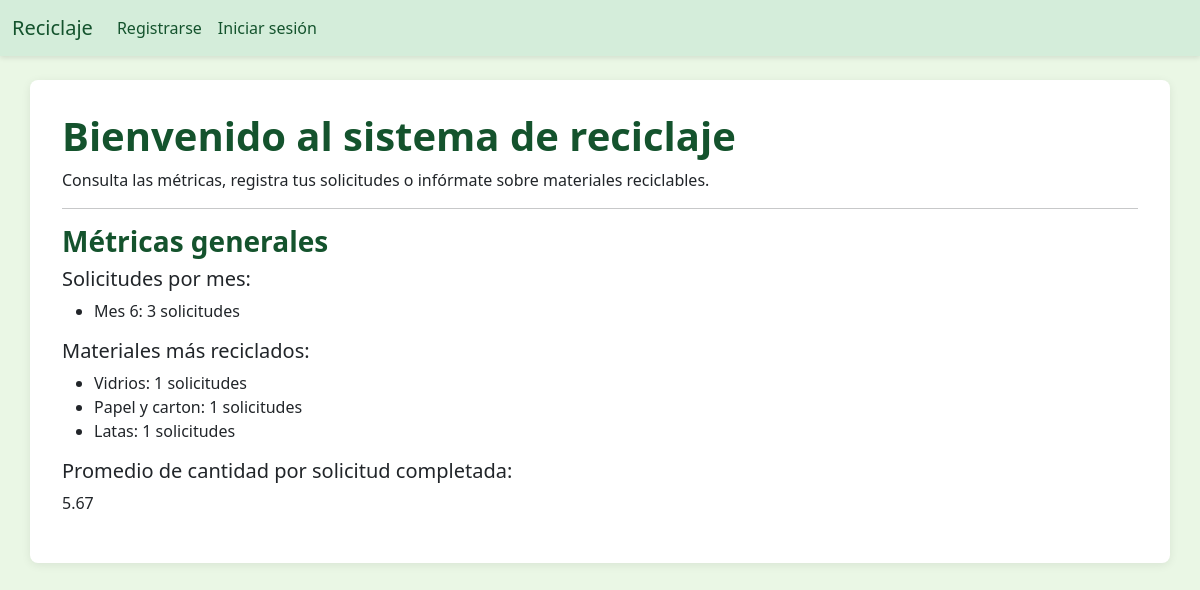
The page / on the database its author committed.
### core/models.py (models this page shows, shortened)
class Material(models.Model):
    codigo = models.CharField(max_length=10, unique=True)
    nombre = models.CharField(max_length=100)
    descripcion = models.TextField()

### core/views.py (the view)
# urls.py: path('', views.inicio, name='inicio'),
def inicio(request):
    solicitudes_por_mes = Solicitud.objects.values('fecha_estimada__month').annotate(total=Count('id'))
    materiales_mas_comunes = Solicitud.objects.values('material__nombre').annotate(total=Count('id')).order_by('-total')[:5]
    tiempo_promedio = Solicitud.objects.exclude(estado='pendiente').aggregate(promedio=Avg('cantidad'))
    return render(request, 'core/inicio.html', {
        'solicitudes_por_mes': solicitudes_por_mes,
        'materiales_mas_comunes': materiales_mas_comunes,
        'tiempo_promedio': tiempo_promedio
    })

### core/templates/core/inicio.html
{% extends 'core/base.html' %}
{% block content %}
<h1>Bienvenido al sistema de reciclaje</h1>
<p>Consulta las métricas, registra tus solicitudes o infórmate sobre materiales reciclables.</p>
<hr>
<h3>Métricas generales</h3>
<h5>Solicitudes por mes:</h5>
<ul>
    {% for m in solicitudes_por_mes %}
        <li>Mes {{ m.fecha_estimada__month }}: {{ m.total }} solicitudes</li>
    {% empty %}
        <li>No hay solicitudes registradas aún.</li>
    {% endfor %}
</ul>
<h5>Materiales más reciclados:</h5>
<ul>
    {% for mat in materiales_mas_comunes %}
        <li>{{ mat.material__nombre }}: {{ mat.total }} solicitudes</li>
    {% empty %}
        <li>No hay materiales registrados aún.</li>
    {% endfor %}
</ul>
<h5>Promedio de cantidad por solicitud completada:</h5>
<p>{{ tiempo_promedio.promedio|default:"0"|floatformat:2 }}</p>
{% endblock %}

### core/static/core/estilos.css (style rules this page uses)
body { background-color: #eaf7e5; font-family: 'Segoe UI', sans-serif; margin: 0; padding: 0; }
h1, h2, h3, h4 { color: #14532d; font-weight: bold; }

### rows shown on the page
Material: material__nombre "Vidrios", total "1"
Material: material__nombre "Papel y carton", total "1"
Material: material__nombre "Latas", total "1"

### other values the page prints
{{ m.fecha_estimada__month }} "6"
{{ m.total }} "3"
{{ tiempo_promedio.promedio|default:"0"|floatformat:2 }} "5.67"
